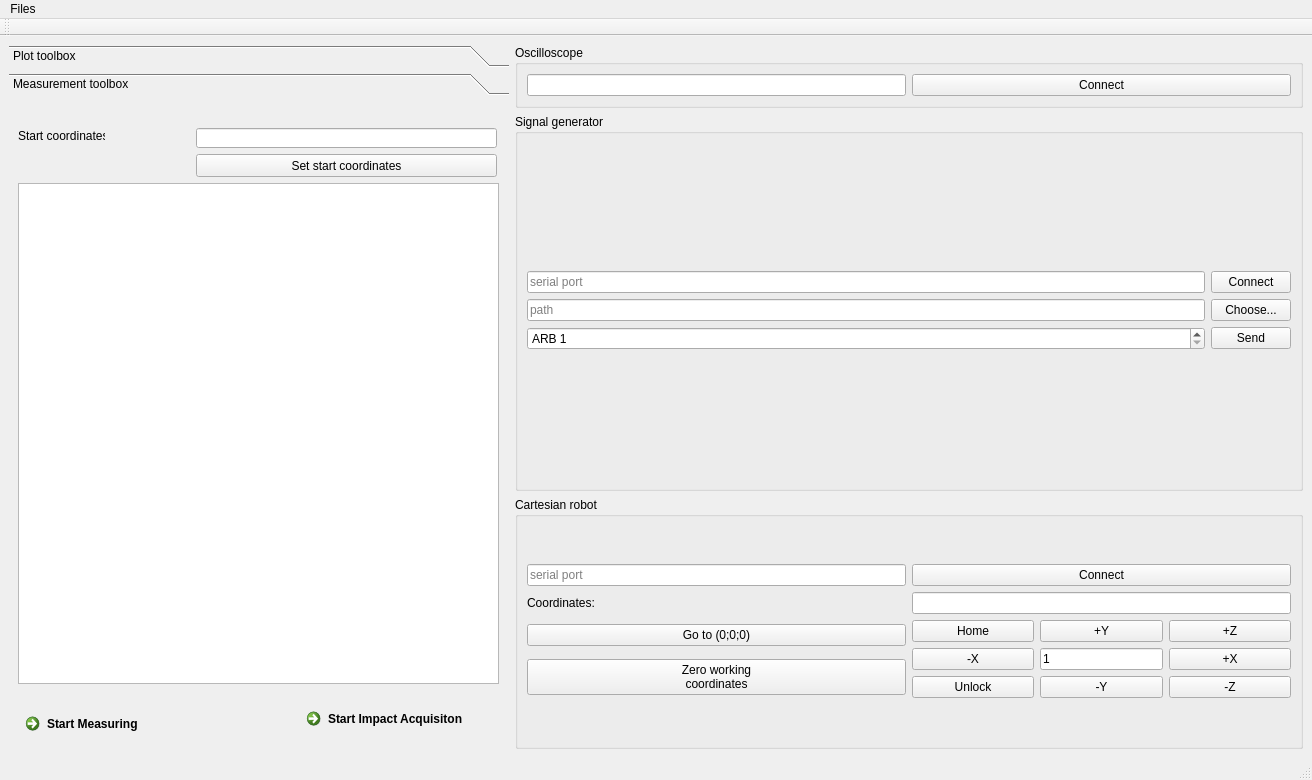
<?xml version="1.0" encoding="UTF-8"?>
<ui version="4.0">
 <class>MainWindow</class>
 <widget class="QMainWindow" name="MainWindow">
  <property name="geometry">
   <rect>
    <x>0</x>
    <y>0</y>
    <width>1312</width>
    <height>780</height>
   </rect>
  </property>
  <property name="windowTitle">
   <string>surfaceS</string>
  </property>
  <property name="locale">
   <locale language="English" country="Switzerland"/>
  </property>
  <widget class="QWidget" name="centralwidget">
   <layout class="QHBoxLayout" name="horizontalLayout_2">
    <item>
     <widget class="QToolBox" name="toolBox">
      <property name="sizePolicy">
       <sizepolicy hsizetype="Maximum" vsizetype="Minimum">
        <horstretch>1</horstretch>
        <verstretch>1</verstretch>
       </sizepolicy>
      </property>
      <property name="minimumSize">
       <size>
        <width>300</width>
        <height>600</height>
       </size>
      </property>
      <property name="maximumSize">
       <size>
        <width>500</width>
        <height>16777215</height>
       </size>
      </property>
      <property name="currentIndex">
       <number>1</number>
      </property>
      <widget class="QWidget" name="page">
       <property name="geometry">
        <rect>
         <x>0</x>
         <y>0</y>
         <width>500</width>
         <height>684</height>
        </rect>
       </property>
       <attribute name="label">
        <string>Plot toolbox</string>
       </attribute>
       <layout class="QFormLayout" name="formLayout_2">
        <item row="0" column="0">
         <widget class="QLabel" name="label_2">
          <property name="text">
           <string>Time :</string>
          </property>
         </widget>
        </item>
        <item row="0" column="1">
         <widget class="QSlider" name="timeSlider">
          <property name="maximum">
           <number>999</number>
          </property>
          <property name="orientation">
           <enum>Qt::Horizontal</enum>
          </property>
         </widget>
        </item>
        <item row="1" column="0">
         <spacer name="horizontalSpacer">
          <property name="orientation">
           <enum>Qt::Horizontal</enum>
          </property>
          <property name="sizeHint" stdset="0">
           <size>
            <width>40</width>
            <height>20</height>
           </size>
          </property>
         </spacer>
        </item>
        <item row="1" column="1">
         <widget class="QLineEdit" name="timeEdit">
          <property name="readOnly">
           <bool>true</bool>
          </property>
         </widget>
        </item>
        <item row="2" column="0">
         <widget class="QLabel" name="label_3">
          <property name="text">
           <string>Max Z:</string>
          </property>
         </widget>
        </item>
        <item row="2" column="1">
         <widget class="QLineEdit" name="maxZLineEdit">
          <property name="inputMethodHints">
           <set>Qt::ImhPreferNumbers</set>
          </property>
          <property name="text">
           <string>50</string>
          </property>
         </widget>
        </item>
        <item row="3" column="0">
         <widget class="QLabel" name="label_4">
          <property name="text">
           <string>Min Z:</string>
          </property>
         </widget>
        </item>
        <item row="3" column="1">
         <widget class="QLineEdit" name="minZLineEdit">
          <property name="inputMethodHints">
           <set>Qt::ImhPreferNumbers</set>
          </property>
          <property name="text">
           <string>-50</string>
          </property>
         </widget>
        </item>
        <item row="4" column="1">
         <spacer name="verticalSpacer">
          <property name="orientation">
           <enum>Qt::Vertical</enum>
          </property>
          <property name="sizeHint" stdset="0">
           <size>
            <width>20</width>
            <height>40</height>
           </size>
          </property>
         </spacer>
        </item>
        <item row="5" column="1">
         <widget class="QLineEdit" name="pathFigureLineEdit">
          <property name="text">
           <string>figure.eps</string>
          </property>
         </widget>
        </item>
        <item row="5" column="0">
         <widget class="QLabel" name="saveFigPathLineEdit">
          <property name="text">
           <string>Path of the figure:</string>
          </property>
         </widget>
        </item>
        <item row="6" column="0">
         <spacer name="horizontalSpacer_2">
          <property name="orientation">
           <enum>Qt::Horizontal</enum>
          </property>
          <property name="sizeHint" stdset="0">
           <size>
            <width>40</width>
            <height>20</height>
           </size>
          </property>
         </spacer>
        </item>
        <item row="6" column="1">
         <widget class="QPushButton" name="saveFigureButton">
          <property name="text">
           <string>Save</string>
          </property>
         </widget>
        </item>
        <item row="7" column="1">
         <widget class="QPushButton" name="saveAnimationButton">
          <property name="text">
           <string>Save animation</string>
          </property>
         </widget>
        </item>
       </layout>
      </widget>
      <widget class="QWidget" name="experimentParameters">
       <property name="geometry">
        <rect>
         <x>0</x>
         <y>0</y>
         <width>500</width>
         <height>684</height>
        </rect>
       </property>
       <attribute name="label">
        <string>Measurement toolbox</string>
       </attribute>
       <widget class="QLabel" name="label_5">
        <property name="geometry">
         <rect>
          <x>9</x>
          <y>27</y>
          <width>87</width>
          <height>16</height>
         </rect>
        </property>
        <property name="text">
         <string>Start coordinates:</string>
        </property>
       </widget>
       <widget class="QLineEdit" name="startMachineCoordinatesEdit">
        <property name="geometry">
         <rect>
          <x>187</x>
          <y>27</y>
          <width>301</width>
          <height>20</height>
         </rect>
        </property>
        <property name="sizePolicy">
         <sizepolicy hsizetype="Minimum" vsizetype="Fixed">
          <horstretch>0</horstretch>
          <verstretch>0</verstretch>
         </sizepolicy>
        </property>
       </widget>
       <widget class="QPushButton" name="setStartCoordinatesButton">
        <property name="geometry">
         <rect>
          <x>187</x>
          <y>53</y>
          <width>301</width>
          <height>23</height>
         </rect>
        </property>
        <property name="text">
         <string>Set start coordinates</string>
        </property>
       </widget>
       <widget class="QPlainTextEdit" name="jsonFormatParameters">
        <property name="geometry">
         <rect>
          <x>9</x>
          <y>82</y>
          <width>481</width>
          <height>501</height>
         </rect>
        </property>
        <property name="sizePolicy">
         <sizepolicy hsizetype="Expanding" vsizetype="Expanding">
          <horstretch>2</horstretch>
          <verstretch>2</verstretch>
         </sizepolicy>
        </property>
        <property name="minimumSize">
         <size>
          <width>0</width>
          <height>300</height>
         </size>
        </property>
       </widget>
       <widget class="QCommandLinkButton" name="startMeasuringButton">
        <property name="geometry">
         <rect>
          <x>9</x>
          <y>605</y>
          <width>172</width>
          <height>41</height>
         </rect>
        </property>
        <property name="text">
         <string>Start Measuring</string>
        </property>
       </widget>
       <widget class="QCommandLinkButton" name="startAcquiringButton">
        <property name="geometry">
         <rect>
          <x>290</x>
          <y>600</y>
          <width>181</width>
          <height>41</height>
         </rect>
        </property>
        <property name="text">
         <string>Start Impact Acquisiton</string>
        </property>
       </widget>
       <widget class="QCommandLinkButton" name="startAcquiringSineSweepButton">
        <property name="geometry">
         <rect>
          <x>290</x>
          <y>640</y>
          <width>181</width>
          <height>41</height>
         </rect>
        </property>
        <property name="text">
         <string>Start SineSweep Acquisiton</string>
        </property>
       </widget>
      </widget>
     </widget>
    </item>
    <item>
     <layout class="QVBoxLayout" name="plotLayout"/>
    </item>
    <item>
     <layout class="QVBoxLayout" name="verticalLayout_3">
      <item>
       <widget class="QGroupBox" name="oscilloGroupBox">
        <property name="title">
         <string>Oscilloscope</string>
        </property>
        <layout class="QGridLayout" name="OscilloscopeGrid">
         <item row="0" column="1">
          <widget class="QPushButton" name="connectOscilloscopeButton">
           <property name="sizePolicy">
            <sizepolicy hsizetype="Preferred" vsizetype="Fixed">
             <horstretch>0</horstretch>
             <verstretch>0</verstretch>
            </sizepolicy>
           </property>
           <property name="text">
            <string>Connect</string>
           </property>
          </widget>
         </item>
         <item row="0" column="0">
          <widget class="QLineEdit" name="oscilloscopeIPEdit">
           <property name="sizePolicy">
            <sizepolicy hsizetype="Preferred" vsizetype="Fixed">
             <horstretch>0</horstretch>
             <verstretch>0</verstretch>
            </sizepolicy>
           </property>
           <property name="readOnly">
            <bool>true</bool>
           </property>
          </widget>
         </item>
        </layout>
       </widget>
      </item>
      <item>
       <widget class="QGroupBox" name="signalGeneratorGroupBox">
        <property name="sizePolicy">
         <sizepolicy hsizetype="Expanding" vsizetype="Expanding">
          <horstretch>1</horstretch>
          <verstretch>3</verstretch>
         </sizepolicy>
        </property>
        <property name="minimumSize">
         <size>
          <width>200</width>
          <height>200</height>
         </size>
        </property>
        <property name="title">
         <string>Signal generator</string>
        </property>
        <layout class="QVBoxLayout" name="signalGeneratorLayout">
         <item>
          <layout class="QGridLayout" name="gridLayout_2">
           <item row="1" column="1">
            <widget class="QPushButton" name="sgConnectButton">
             <property name="text">
              <string>Connect</string>
             </property>
            </widget>
           </item>
           <item row="3" column="0">
            <widget class="QSpinBox" name="sgARBSelector">
             <property name="readOnly">
              <bool>false</bool>
             </property>
             <property name="buttonSymbols">
              <enum>QAbstractSpinBox::UpDownArrows</enum>
             </property>
             <property name="prefix">
              <string>ARB </string>
             </property>
             <property name="minimum">
              <number>1</number>
             </property>
             <property name="maximum">
              <number>3</number>
             </property>
            </widget>
           </item>
           <item row="3" column="1">
            <widget class="QPushButton" name="sgSendButton">
             <property name="text">
              <string>Send</string>
             </property>
            </widget>
           </item>
           <item row="2" column="0">
            <widget class="QLineEdit" name="sgFilePathEdit">
             <property name="readOnly">
              <bool>true</bool>
             </property>
             <property name="placeholderText">
              <string>path</string>
             </property>
            </widget>
           </item>
           <item row="2" column="1">
            <widget class="QPushButton" name="sgChooseFileButton">
             <property name="text">
              <string>Choose...</string>
             </property>
            </widget>
           </item>
           <item row="1" column="0">
            <widget class="QLineEdit" name="sgSerialPortEdit">
             <property name="readOnly">
              <bool>true</bool>
             </property>
             <property name="placeholderText">
              <string>serial port</string>
             </property>
            </widget>
           </item>
          </layout>
         </item>
        </layout>
       </widget>
      </item>
      <item>
       <widget class="QGroupBox" name="groupBox_2">
        <property name="sizePolicy">
         <sizepolicy hsizetype="Expanding" vsizetype="Expanding">
          <horstretch>1</horstretch>
          <verstretch>2</verstretch>
         </sizepolicy>
        </property>
        <property name="title">
         <string>Cartesian robot</string>
        </property>
        <layout class="QGridLayout" name="gridLayout_3">
         <item row="0" column="0">
          <layout class="QGridLayout" name="gridLayout">
           <item row="3" column="1" rowspan="2">
            <layout class="QGridLayout" name="gridLayout_4">
             <item row="0" column="2">
              <widget class="QPushButton" name="positiveZButton">
               <property name="text">
                <string>+Z</string>
               </property>
              </widget>
             </item>
             <item row="1" column="2">
              <widget class="QPushButton" name="positiveXButton">
               <property name="text">
                <string>+X</string>
               </property>
              </widget>
             </item>
             <item row="2" column="2">
              <widget class="QPushButton" name="negativeZButton">
               <property name="text">
                <string>-Z</string>
               </property>
              </widget>
             </item>
             <item row="1" column="0">
              <widget class="QPushButton" name="negativeXButton">
               <property name="text">
                <string>-X</string>
               </property>
              </widget>
             </item>
             <item row="0" column="1">
              <widget class="QPushButton" name="positiveYButton">
               <property name="text">
                <string>+Y</string>
               </property>
              </widget>
             </item>
             <item row="2" column="1">
              <widget class="QPushButton" name="negativeYButton">
               <property name="text">
                <string>-Y</string>
               </property>
              </widget>
             </item>
             <item row="0" column="0">
              <widget class="QPushButton" name="homeButton">
               <property name="text">
                <string>Home</string>
               </property>
              </widget>
             </item>
             <item row="2" column="0">
              <widget class="QPushButton" name="unlockButton">
               <property name="text">
                <string>Unlock</string>
               </property>
              </widget>
             </item>
             <item row="1" column="1">
              <widget class="QLineEdit" name="stepEdit">
               <property name="sizePolicy">
                <sizepolicy hsizetype="Minimum" vsizetype="Fixed">
                 <horstretch>0</horstretch>
                 <verstretch>0</verstretch>
                </sizepolicy>
               </property>
               <property name="text">
                <string>1</string>
               </property>
              </widget>
             </item>
            </layout>
           </item>
           <item row="4" column="0">
            <widget class="QPushButton" name="zeroWorkingCoordinatesButton">
             <property name="text">
              <string>Zero working
coordinates</string>
             </property>
            </widget>
           </item>
           <item row="1" column="1">
            <widget class="QLineEdit" name="machineCoordinatesEdit">
             <property name="readOnly">
              <bool>true</bool>
             </property>
            </widget>
           </item>
           <item row="0" column="0">
            <widget class="QLineEdit" name="portCNCEdit">
             <property name="placeholderText">
              <string>serial port</string>
             </property>
            </widget>
           </item>
           <item row="0" column="1">
            <widget class="QPushButton" name="connectCNCButton">
             <property name="text">
              <string>Connect</string>
             </property>
            </widget>
           </item>
           <item row="1" column="0">
            <widget class="QLabel" name="label">
             <property name="text">
              <string>Coordinates:</string>
             </property>
            </widget>
           </item>
           <item row="3" column="0">
            <widget class="QPushButton" name="goToWorkingZeroButton">
             <property name="text">
              <string>Go to (0;0;0)</string>
             </property>
            </widget>
           </item>
          </layout>
         </item>
        </layout>
       </widget>
      </item>
     </layout>
    </item>
   </layout>
  </widget>
  <widget class="QMenuBar" name="menubar">
   <property name="geometry">
    <rect>
     <x>0</x>
     <y>0</y>
     <width>1312</width>
     <height>18</height>
    </rect>
   </property>
   <widget class="QMenu" name="menusurfaceS">
    <property name="title">
     <string>Files</string>
    </property>
    <addaction name="actionOpenDataFile"/>
    <addaction name="actionOpenExperimentFile"/>
    <addaction name="actionSaveExperimentFile"/>
   </widget>
   <addaction name="menusurfaceS"/>
  </widget>
  <widget class="QStatusBar" name="statusbar"/>
  <widget class="QToolBar" name="toolBar">
   <property name="windowTitle">
    <string>toolBar</string>
   </property>
   <attribute name="toolBarArea">
    <enum>TopToolBarArea</enum>
   </attribute>
   <attribute name="toolBarBreak">
    <bool>false</bool>
   </attribute>
  </widget>
  <action name="actionOpenDataFile">
   <property name="text">
    <string>Open data file...</string>
   </property>
  </action>
  <action name="actionSaveExperimentFile">
   <property name="text">
    <string>Save</string>
   </property>
  </action>
  <action name="actionSave_as">
   <property name="text">
    <string>Save as...</string>
   </property>
  </action>
  <action name="actionOpenExperimentFile">
   <property name="text">
    <string>Open experiment file...</string>
   </property>
  </action>
 </widget>
 <resources/>
 <connections/>
</ui>
